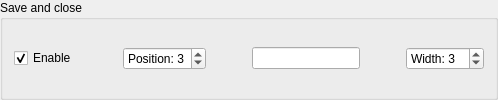
             <widget class="QGroupBox" name="groupButtonSaveNQuit">
              <property name="toolTip">
               <string>Save file to usual path and close the viewer window</string>
              </property>
              <property name="title">
               <string>Save and close</string>
              </property>
              <layout class="QHBoxLayout" name="horizontalLayout_11">
               <item>
                <widget class="QCheckBox" name="checkButtonSaveNQuit">
                 <property name="sizePolicy">
                  <sizepolicy hsizetype="Maximum" vsizetype="Fixed">
                   <horstretch>0</horstretch>
                   <verstretch>0</verstretch>
                  </sizepolicy>
                 </property>
                 <property name="toolTip">
                  <string>Partial checks are stored in collapsable drawer</string>
                 </property>
                 <property name="text">
                  <string>Enable</string>
                 </property>
                 <property name="checked">
                  <bool>true</bool>
                 </property>
                 <property name="tristate">
                  <bool>true</bool>
                 </property>
                </widget>
               </item>
               <item>
                <spacer name="horizontalSpacer_7">
                 <property name="orientation">
                  <enum>Qt::Orientation::Horizontal</enum>
                 </property>
                 <property name="sizeHint" stdset="0">
                  <size>
                   <width>40</width>
                   <height>20</height>
                  </size>
                 </property>
                </spacer>
               </item>
               <item>
                <widget class="QSpinBox" name="spinButtonSaveNQuitPosition">
                 <property name="sizePolicy">
                  <sizepolicy hsizetype="Preferred" vsizetype="Fixed">
                   <horstretch>0</horstretch>
                   <verstretch>0</verstretch>
                  </sizepolicy>
                 </property>
                 <property name="toolTip">
                  <string>Ascending from left to right</string>
                 </property>
                 <property name="correctionMode">
                  <enum>QAbstractSpinBox::CorrectionMode::CorrectToNearestValue</enum>
                 </property>
                 <property name="suffix">
                  <string/>
                 </property>
                 <property name="prefix">
                  <string>Position: </string>
                 </property>
                 <property name="maximum">
                  <number>9</number>
                 </property>
                 <property name="value">
                  <number>3</number>
                 </property>
                </widget>
               </item>
               <item>
                <spacer name="horizontalSpacer_16">
                 <property name="orientation">
                  <enum>Qt::Orientation::Horizontal</enum>
                 </property>
                 <property name="sizeHint" stdset="0">
                  <size>
                   <width>40</width>
                   <height>20</height>
                  </size>
                 </property>
                </spacer>
               </item>
               <item>
                <widget class="QLineEdit" name="lineButtonSaveNQuit">
                 <property name="sizePolicy">
                  <sizepolicy hsizetype="Preferred" vsizetype="Fixed">
                   <horstretch>0</horstretch>
                   <verstretch>0</verstretch>
                  </sizepolicy>
                 </property>
                 <property name="toolTip">
                  <string>Button display text</string>
                 </property>
                 <property name="text">
                  <string/>
                 </property>
                 <property name="cursorPosition">
                  <number>0</number>
                 </property>
                </widget>
               </item>
               <item>
                <spacer name="horizontalSpacer_26">
                 <property name="orientation">
                  <enum>Qt::Orientation::Horizontal</enum>
                 </property>
                 <property name="sizeHint" stdset="0">
                  <size>
                   <width>40</width>
                   <height>20</height>
                  </size>
                 </property>
                </spacer>
               </item>
               <item>
                <widget class="QSpinBox" name="spinButtonSaveNQuitWidth">
                 <property name="toolTip">
                  <string>Smaller numbers make for smaller buttons</string>
                 </property>
                 <property name="prefix">
                  <string>Width: </string>
                 </property>
                 <property name="minimum">
                  <number>1</number>
                 </property>
                 <property name="maximum">
                  <number>10</number>
                 </property>
                 <property name="value">
                  <number>3</number>
                 </property>
                </widget>
               </item>
              </layout>
             </widget>
